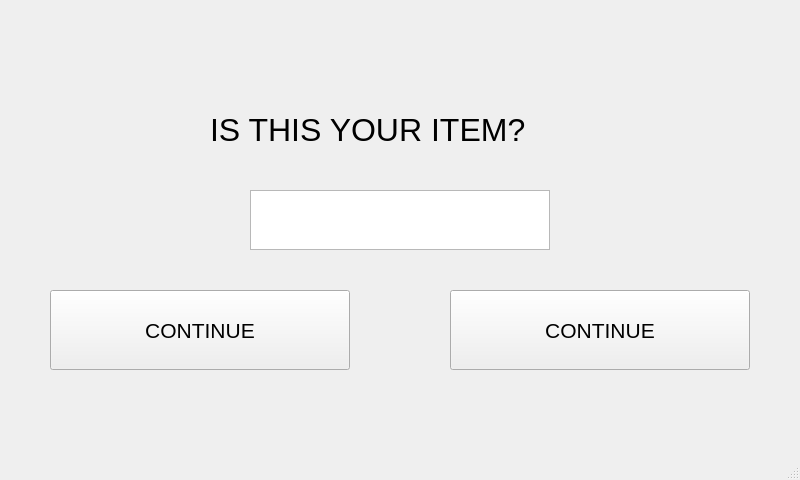
<?xml version="1.0" encoding="UTF-8"?>
<ui version="4.0">
 <class>MainWindow</class>
 <widget class="QMainWindow" name="MainWindow">
  <property name="geometry">
   <rect>
    <x>0</x>
    <y>0</y>
    <width>800</width>
    <height>480</height>
   </rect>
  </property>
  <property name="windowTitle">
   <string>MainWindow</string>
  </property>
  <widget class="QWidget" name="centralwidget">
   <widget class="QLabel" name="label">
    <property name="geometry">
     <rect>
      <x>210</x>
      <y>80</y>
      <width>380</width>
      <height>100</height>
     </rect>
    </property>
    <property name="font">
     <font>
      <pointsize>24</pointsize>
     </font>
    </property>
    <property name="text">
     <string>IS THIS YOUR ITEM?</string>
    </property>
   </widget>
   <widget class="QTextBrowser" name="textBrowser">
    <property name="geometry">
     <rect>
      <x>250</x>
      <y>190</y>
      <width>300</width>
      <height>60</height>
     </rect>
    </property>
   </widget>
   <widget class="QPushButton" name="pushButton_2">
    <property name="geometry">
     <rect>
      <x>50</x>
      <y>290</y>
      <width>300</width>
      <height>80</height>
     </rect>
    </property>
    <property name="font">
     <font>
      <pointsize>16</pointsize>
     </font>
    </property>
    <property name="text">
     <string>CONTINUE</string>
    </property>
    <property name="autoDefault">
     <bool>false</bool>
    </property>
   </widget>
   <widget class="QPushButton" name="pushButton_3">
    <property name="geometry">
     <rect>
      <x>450</x>
      <y>290</y>
      <width>300</width>
      <height>80</height>
     </rect>
    </property>
    <property name="font">
     <font>
      <pointsize>16</pointsize>
     </font>
    </property>
    <property name="text">
     <string>CONTINUE</string>
    </property>
    <property name="autoDefault">
     <bool>false</bool>
    </property>
   </widget>
  </widget>
  <widget class="QMenuBar" name="menubar">
   <property name="geometry">
    <rect>
     <x>0</x>
     <y>0</y>
     <width>800</width>
     <height>26</height>
    </rect>
   </property>
  </widget>
  <widget class="QStatusBar" name="statusbar"/>
 </widget>
 <resources/>
 <connections/>
</ui>
